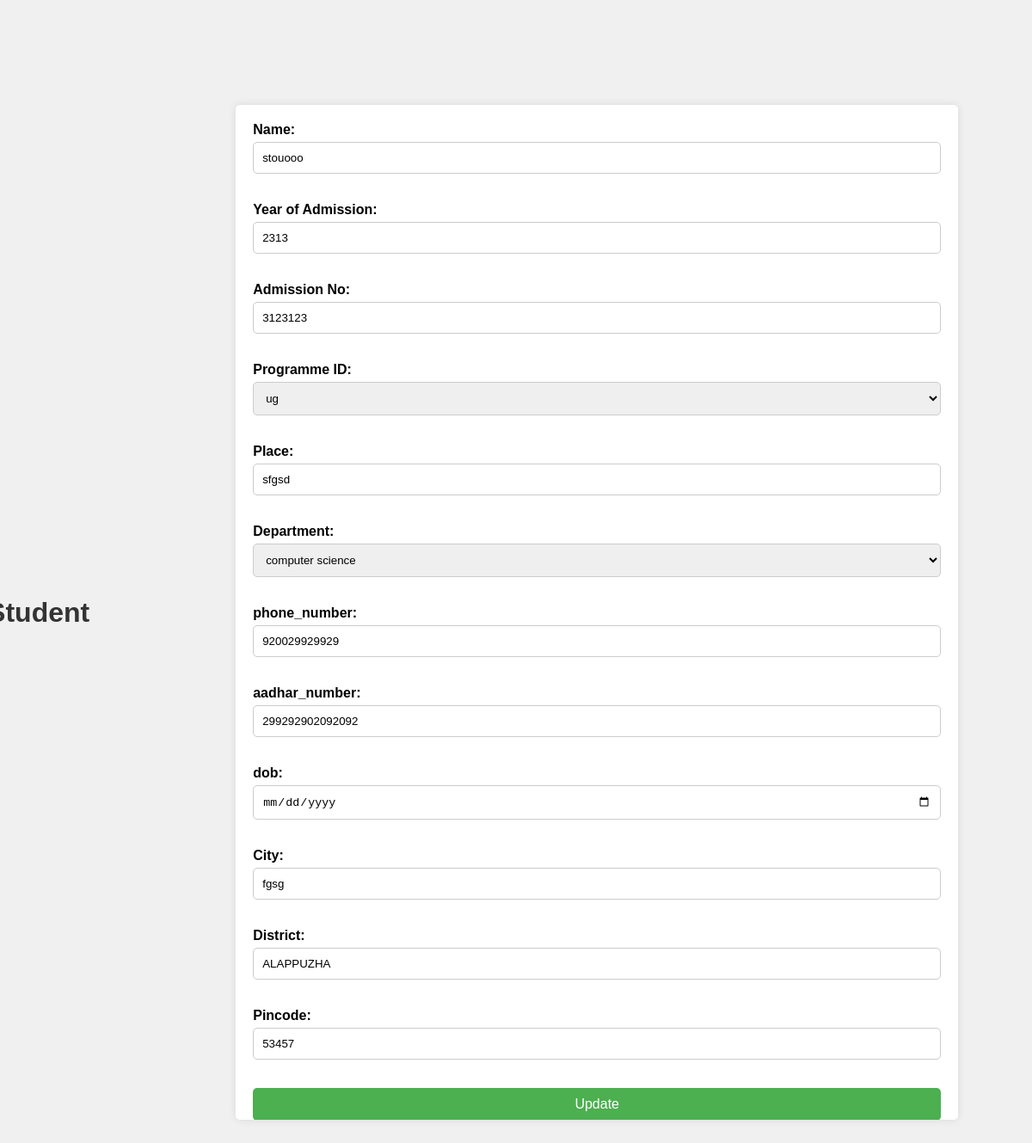
/edit_student/1323ff/ (signed in), run on the app's committed database.
### SDMSapp/models.py (models this page shows, shortened)
class Student(models.Model):
    name = models.CharField(max_length=50)
    year_of_admission = models.IntegerField()
    admission_no = models.IntegerField()
    programme_id = models.ForeignKey(Programme, on_delete=models.CASCADE, null=True)
    uty_reg_no = models.CharField(max_length=50, unique = True)
    place = models.CharField(max_length=50)
    department = models.ForeignKey(Department, on_delete=models.CASCADE, null=True)
    phone_number = models.CharField(
        max_length=10,
        validators=[RegexValidator(regex='^\d{10}$', message='Phone number must be 10 to 15 digits')],
        default = 0
    )
    aadhar_number = models.CharField(
        max_length=16,
        validators=[RegexValidator(regex='^\d{16}$', message='Aadhaar number must be exactly 16 digits')],
        default = 0
    )
    dob = models.DateField(null =True)
    city = models.CharField(max_length=50)
    district = models.CharField(max_length=50)
    DISTRICT = [
    ('ALAPPUZHA', 'Alappuzha'),
    ('ERNAKULAM', 'Ernakulam'),
    ('IDUKKI', 'Idukki'),
    ('KANNUR', 'Kannur'),
    ('KASARAGOD', 'Kasaragod'),
    ('KOLLAM', 'Kollam'),
    ('KOTTAYAM', 'Kottayam'),
    ('KOZHIKODE', 'Kozhikode'),
    ('MALAPPURAM', 'Malappuram'),
    ('PALAKKAD', 'Palakkad'),
    ('PATHANAMTHITTA', 'Pathanamthitta'),
    ('THIRUVANANTHAPURAM', 'Thiruvananthapuram'),
    ('THRISSUR', 'Thrissur'),
    ('WAYANAD', 'Wayanad'),
]
    district = models.CharField(max_length=50,  choices=DISTRICT, default='Active')
    pincode = models.CharField(max_length=50)

class Programme(models.Model):
    name = models.CharField(max_length=50)

### SDMSapp/views.py (the view, shortened to what this page needs)
# urls.py: path('edit_student/<str:uty_reg_no>/', edit_student, name='edit_student'),
@login_required
def edit_student(request, uty_reg_no):
    student = get_object_or_404(Student, uty_reg_no=uty_reg_no)
    departments = Department.objects.all()
    programmes = Programme.objects.all()
    context = {"student": student, "departments": departments, "programmes": programmes}
    return render(request, 'SDMSapp/edit_student.html', context)

### SDMSapp/templates/SDMSapp/edit_student.html (shortened to what this page needs)
<!DOCTYPE html>
<html lang="en">
<head>
</head>
<body>
        <h1>Edit Student</h1>
        <form method="POST" action="{% url 'edit_student' student.uty_reg_no %}">
            <label for="name">Name:</label>
            <input type="text" id="name" name="name" value="{{ student.name }}" required><br>
            <label for="year_of_admission">Year of Admission:</label>
            <input type="text" id="year_of_admission" name="year_of_admission" value="{{ student.year_of_admission }}" required><br>
            <label for="admission_no">Admission No:</label>
            <input type="text" id="admission_no" name="admission_no" value="{{ student.admission_no }}" required><br>
            <label for="programme_id">Programme ID:</label>
            <select id="programme_id" name="programme_id" required>
                {% for programme in programmes %}
                    <option value="{{ programme.id }}" {% if programme.id == student.programme_id.id %}selected{% endif %}>{{ programme.name }}</option>
                {% endfor %}
            </select><br>
            <label for="place">Place:</label>
            <input type="text" id="place" name="place" value="{{ student.place }}" required><br>
            <label for="department">Department:</label>
            <select id="department" name="department" required>
                {% for department in departments %}
                    <option value="{{ department.dept_name }}" >{{ department.dept_name }}</option>
                {% endfor %}
            </select><br>
            <label for="phone_number">phone_number:</label>
            <input type="text" id="phone_number" placeholder="10 digits" name="phone_number" value="{{ student.phone_number }}" required><br>
            <label for="aadhar_number">aadhar_number:</label>
            <input type="text" id="aadhar_number" placeholder="16 digits" name="aadhar_number" value="{{ student.aadhar_number }}" required><br>
            <label for="dob">dob:</label>
            <input type="date" id="dob" name="dob" value="{{ student.dob }}" required><br>
            <label for="city">City:</label>
            <input type="text" id="city" name="city" value="{{ student.city }}" required><br>
            <label for="district">District:</label>
            <input type="text" id="district" name="district" value="{{ student.district }}" required><br>
            <label for="pincode">Pincode:</label>
            <input type="text" id="pincode" name="pincode" value="{{ student.pincode }}" required><br>
            <button type="submit">Update</button>
        </form>
</body>
</html>

### SDMSapp/templates/SDMSapp/edit_student.html (style rules this page uses)
body { font-family: Arial, sans-serif; background-color: #f0f0f0; margin: 0; padding: 0; display: flex; justify-content: center; align-items: center; height: 100vh; }
h1 { margin-right: 170px; text-align: left; color: #333; margin-left: -170px; }
form { background-color: #fff; padding: 20px; border-radius: 5px; box-shadow: 0 0 10px rgba(0, 0, 0, 0.1); width: 800px; display: flex; flex-direction: column; overflow-y: auto; max-height: 80vh; }
label { margin-bottom: 5px; font-weight: bold; }
input, select { margin-bottom: 15px; padding: 10px; border: 1px solid #ccc; border-radius: 5px; width: 100%; box-sizing: border-box; }
button { background-color: #4CAF50; color: white; border: none; padding: 10px; border-radius: 5px; cursor: pointer; font-size: 16px; }

### data on the page
Student: name "stouooo", year_of_admission "2313", admission_no "3123123", programme_id "ug", place "sfgsd", phone_number "920029929929", aadhar_number "299292902092092", city "fgsg", district "ALAPPUZHA", pincode "53457"

### other printed values
form field department "computer science"
